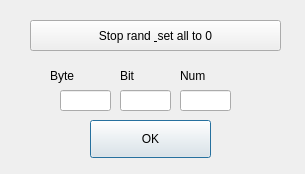
<?xml version="1.0" encoding="UTF-8"?>
<ui version="4.0">
 <class>CSetCarsDirDlg</class>
 <widget class="QDialog" name="CSetCarsDirDlg">
  <property name="windowModality">
   <enum>Qt::ApplicationModal</enum>
  </property>
  <property name="geometry">
   <rect>
    <x>0</x>
    <y>0</y>
    <width>305</width>
    <height>174</height>
   </rect>
  </property>
  <property name="windowTitle">
   <string>Dialog</string>
  </property>
  <property name="modal">
   <bool>true</bool>
  </property>
  <widget class="QPushButton" name="pushButton">
   <property name="geometry">
    <rect>
     <x>90</x>
     <y>120</y>
     <width>121</width>
     <height>38</height>
    </rect>
   </property>
   <property name="text">
    <string>OK</string>
   </property>
  </widget>
  <widget class="QLineEdit" name="lineEdit">
   <property name="geometry">
    <rect>
     <x>60</x>
     <y>90</y>
     <width>51</width>
     <height>21</height>
    </rect>
   </property>
  </widget>
  <widget class="QLineEdit" name="lineEdit_2">
   <property name="geometry">
    <rect>
     <x>120</x>
     <y>90</y>
     <width>51</width>
     <height>21</height>
    </rect>
   </property>
  </widget>
  <widget class="QPushButton" name="pushButton_2">
   <property name="geometry">
    <rect>
     <x>30</x>
     <y>20</y>
     <width>251</width>
     <height>31</height>
    </rect>
   </property>
   <property name="text">
    <string>Stop rand &amp; set all to 0</string>
   </property>
  </widget>
  <widget class="QLabel" name="label">
   <property name="geometry">
    <rect>
     <x>50</x>
     <y>60</y>
     <width>61</width>
     <height>31</height>
    </rect>
   </property>
   <property name="text">
    <string>Byte</string>
   </property>
  </widget>
  <widget class="QLabel" name="label_2">
   <property name="geometry">
    <rect>
     <x>120</x>
     <y>60</y>
     <width>51</width>
     <height>31</height>
    </rect>
   </property>
   <property name="text">
    <string>Bit</string>
   </property>
  </widget>
  <widget class="QLineEdit" name="lineEdit_3">
   <property name="geometry">
    <rect>
     <x>180</x>
     <y>90</y>
     <width>51</width>
     <height>21</height>
    </rect>
   </property>
  </widget>
  <widget class="QLabel" name="label_3">
   <property name="geometry">
    <rect>
     <x>180</x>
     <y>60</y>
     <width>69</width>
     <height>31</height>
    </rect>
   </property>
   <property name="text">
    <string>Num</string>
   </property>
  </widget>
 </widget>
 <resources/>
 <connections/>
</ui>
